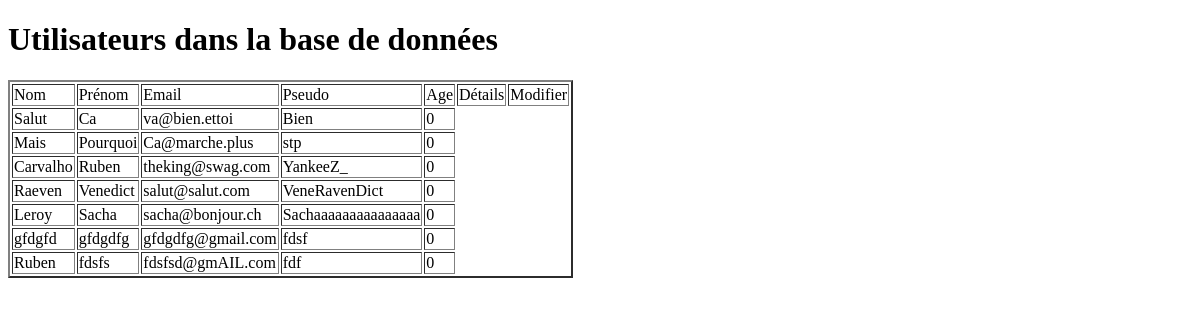
The app's page /utilisateurs.php, older data.
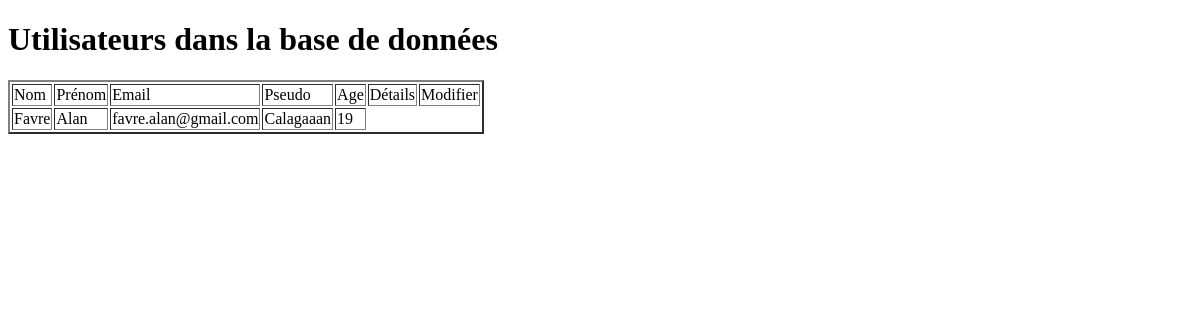
The same page, newer data.
### tables this page shows
CREATE TABLE IF NOT EXISTS `user` (
  `idUser` int(11) NOT NULL AUTO_INCREMENT,
  `nom` varchar(50) NOT NULL,
  `prenom` varchar(50) NOT NULL,
  `email` varchar(50) NOT NULL,
  `dateNaissance` date NOT NULL,
  `pseudo` varchar(50) NOT NULL,
  `password` varchar(255) NOT NULL,
  `description` text,
  PRIMARY KEY (`idUser`),
  UNIQUE KEY `pseudo` (`pseudo`)
);

### dbfunction.php (called while the page is built, shortened)
<?php
function getConnexion()
{
    static $bdd = null;
    if($bdd == null)
    {
        try
        {
            $bdd = new PDO('mysql:host='.HOST.';dbname='.DBNAME, USER, PASS);
            $bdd->setAttribute(PDO::ATTR_ERRMODE, PDO::ERRMODE_EXCEPTION);
        }
        catch (PDOException $e)
        {
            print "Erreur : " . $e->getMessage() . "<br/>";
            die();
        }
    }
    return $bdd;
}
function selectAllUsers()
{
    $RequeteSql =  'SELECT * FROM user';
    $RequeteData = getConnexion()->query($RequeteSql);
    return $RequeteData;
}

### phpToHtml.php (the view)
<?php
function buildTable($tableau)
{
    echo '<table border="2"><tr><td>Nom</td><td>Prénom</td><td>Email</td><td>Pseudo</td><td>Age</td><td>Détails</td><td>Modifier</td></tr>';
    foreach ($tableau as $data)
    {
        $from = new DateTime($data['dateNaissance']);
        $to   = new DateTime('today');
        echo '<tr><td>'.$data['nom'].'</td><td>'.$data['prenom'].'</td><td>'.$data['email'].'</td><td>'.$data['pseudo'].'</td><td>'.$from->diff($to)->y.'</td></tr>';
    }
    echo '</table>';
}
?>

### utilisateurs.php (shortened to what this page needs)
<!DOCTYPE html>
<?php
include 'dbfunction.php';
include 'phpToHtml.php';
?>
<html>
    <head>
        <link rel="stylesheet" type="text/css" href="style.css">
    </head>
    <body>
        <h1>Utilisateurs dans la base de données</h1>
        <div>
        <?php
            buildTable(selectAllUsers());
        ?>
        </div>
    </body>
</html>

Row changes from the older to the newer data that the page shows:
removed user: nom "Salut", prenom "Ca", email "va@bien.ettoi", pseudo "Bien", dateNaissance "0"
removed user: nom "Mais", prenom "Pourquoi", email "Ca@marche.plus", pseudo "stp", dateNaissance "0"
removed user: nom "Carvalho", prenom "Ruben", email "theking@swag.com", pseudo "YankeeZ_", dateNaissance "0"
removed user: nom "Raeven", prenom "Venedict", email "salut@salut.com", pseudo "VeneRavenDict", dateNaissance "0"
removed user: nom "Leroy", prenom "Sacha", email "sacha@bonjour.ch", pseudo "Sachaaaaaaaaaaaaaaa", dateNaissance "0"
removed user: nom "gfdgfd", prenom "gfdgdfg", email "gfdgdfg@gmail.com", pseudo "fdsf", dateNaissance "0"
removed user: nom "Ruben", prenom "fdsfs", email "fdsfsd@gmAIL.com", pseudo "fdf", dateNaissance "0"
added user: nom "Favre", prenom "Alan", email "favre.alan@gmail.com", pseudo "Calagaaan", dateNaissance "19"
